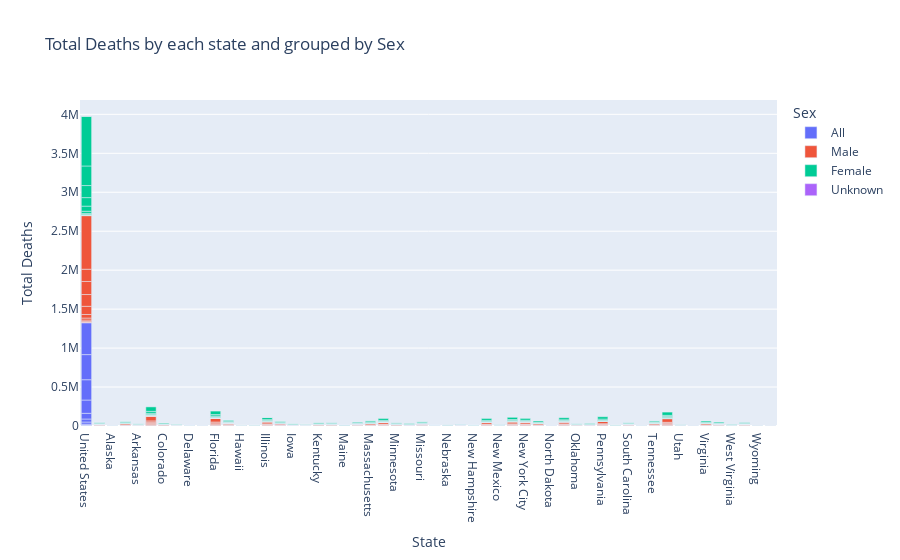

The code cell stored with this chart in its notebook:
### Markdown cell above
## Viz-1
### This graph represents Covid Total Deaths by each state and broken down by Sex

### Code cell
fig = px.bar(df, x='State', y='Total Deaths', color='Sex', title='Total Deaths by each state and grouped by Sex')
fig.show()

### Figure 1 — Plotly figure (JSON) as saved in the notebook; plotly's stock layout.template omitted (floating-point values rounded to 4 significant figures; data arrays with more than 128 entries replaced by an {"elided": "..."} marker saying what was removed)
{"data": [{"alignmentgroup": "True", "hovertemplate": "Sex=All<br>State=%{x}<br>Total Deaths=%{y}<extra></extra>", "legendgroup": "All", "marker": {"color": "#636efa"}, "name": "All", "offsetgroup": "All", "orientation": "v", "showlegend": true, "textposition": "auto", "type": "bar", "x": ["United States", "United States", "United States", "United States", "United States", "United States", "United States", "United States", "United States", "United States", "United States"], "xaxis": "x", "y": [7174, 1361, 2081, 12958, 27384, 38899, 73179, 170463, 260514, 322323, 408622], "yaxis": "y"}, {"alignmentgroup": "True", "hovertemplate": "Sex=Male<br>State=%{x}<br>Total Deaths=%{y}<extra></extra>", "legendgroup": "Male", "marker": {"color": "#EF553B"}, "name": "Male", "offsetgroup": "Male", "orientation": "v", "showlegend": true, "textposition": "auto", "type": "bar", "x": {"elided": "648 str values"}, "xaxis": "x", "y": {"elided": "648 int values"}, "yaxis": "y"}, {"alignmentgroup": "True", "hovertemplate": "Sex=Female<br>State=%{x}<br>Total Deaths=%{y}<extra></extra>", "legendgroup": "Female", "marker": {"color": "#00cc96"}, "name": "Female", "offsetgroup": "Female", "orientation": "v", "showlegend": true, "textposition": "auto", "type": "bar", "x": {"elided": "648 str values"}, "xaxis": "x", "y": {"elided": "648 int values"}, "yaxis": "y"}, {"alignmentgroup": "True", "hovertemplate": "Sex=Unknown<br>State=%{x}<br>Total Deaths=%{y}<extra></extra>", "legendgroup": "Unknown", "marker": {"color": "#ab63fa"}, "name": "Unknown", "offsetgroup": "Unknown", "orientation": "v", "showlegend": true, "textposition": "auto", "type": "bar", "x": ["United States", "Alabama", "Alaska", "Arizona", "Arkansas", "California", "Colorado", "Connecticut", "Delaware", "District of Columbia", "Florida", "Georgia", "Hawaii", "Idaho", "Illinois", "Indiana", "Iowa", "Kansas", "Kentucky", "Louisiana", "Maine", "Maryland", "Massachusetts", "Michigan", "Minnesota", "Mississippi", "Missouri", "Montana", "Nebraska", "Nevada", "New Hampshire", "New Jersey", "New Mexico", "New York", "New York City", "North Carolina", "North Dakota", "Ohio", "Oklahoma", "Oregon", "Pennsylvania", "Rhode Island", "South Carolina", "South Dakota", "Tennessee", "Texas", "Utah", "Vermont", "Virginia", "Washington", "West Virginia", "Wisconsin", "Wyoming", "Puerto Rico"], "xaxis": "x", "y": [58, 0, 0, 0, 0, null, null, 15, 0, 0, null, 0, 0, 0, 0, 0, null, 0, null, 0, 0, 0, 0, null, 0, null, 0, 0, 0, 0, 0, null, 0, null, null, null, 0, null, 0, null, null, null, 0, 0, 0, null, 0, 0, null, null, null, 0, 0, 0], "yaxis": "y"}], "layout": {"barmode": "relative", "legend": {"title": {"text": "Sex"}, "tracegroupgap": 0}, "title": {"text": "Total Deaths by each state and grouped by Sex"}, "xaxis": {"anchor": "y", "domain": [0, 1], "title": {"text": "State"}}, "yaxis": {"anchor": "x", "domain": [0, 1], "title": {"text": "Total Deaths"}}}}
